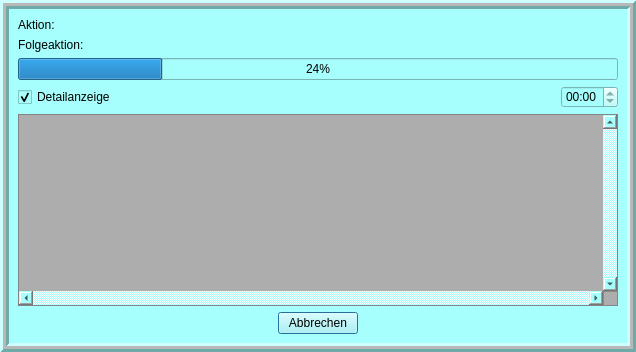
<?xml version="1.0" encoding="UTF-8"?>
<ui version="4.0">
 <class>FortschrittDialog</class>
 <widget class="QDialog" name="FortschrittDialog">
  <property name="geometry">
   <rect>
    <x>0</x>
    <y>0</y>
    <width>636</width>
    <height>355</height>
   </rect>
  </property>
  <property name="windowTitle">
   <string>Dialog</string>
  </property>
  <property name="styleSheet">
   <string notr="true">background-color: rgb(166, 255, 253);</string>
  </property>
  <layout class="QVBoxLayout" name="verticalLayout_2">
   <property name="sizeConstraint">
    <enum>QLayout::SetFixedSize</enum>
   </property>
   <property name="leftMargin">
    <number>0</number>
   </property>
   <property name="topMargin">
    <number>0</number>
   </property>
   <property name="rightMargin">
    <number>0</number>
   </property>
   <property name="bottomMargin">
    <number>0</number>
   </property>
   <item>
    <widget class="QFrame" name="frame">
     <property name="frameShape">
      <enum>QFrame::Box</enum>
     </property>
     <property name="frameShadow">
      <enum>QFrame::Raised</enum>
     </property>
     <property name="lineWidth">
      <number>3</number>
     </property>
     <property name="midLineWidth">
      <number>3</number>
     </property>
     <layout class="QVBoxLayout" name="verticalLayout">
      <item>
       <widget class="QLabel" name="aktion">
        <property name="text">
         <string>Aktion:</string>
        </property>
       </widget>
      </item>
      <item>
       <widget class="QLabel" name="folgeAktion">
        <property name="text">
         <string>Folgeaktion:</string>
        </property>
       </widget>
      </item>
      <item>
       <widget class="QProgressBar" name="progressBar">
        <property name="minimumSize">
         <size>
          <width>600</width>
          <height>0</height>
         </size>
        </property>
        <property name="value">
         <number>24</number>
        </property>
       </widget>
      </item>
      <item>
       <layout class="QHBoxLayout" name="horizontalLayout_2" stretch="0,1,0">
        <item>
         <widget class="QCheckBox" name="details">
          <property name="text">
           <string>Detailanzeige</string>
          </property>
          <property name="checked">
           <bool>true</bool>
          </property>
         </widget>
        </item>
        <item>
         <spacer name="horizontalSpacer">
          <property name="orientation">
           <enum>Qt::Horizontal</enum>
          </property>
          <property name="sizeHint" stdset="0">
           <size>
            <width>40</width>
            <height>20</height>
           </size>
          </property>
         </spacer>
        </item>
        <item>
         <widget class="QTimeEdit" name="processTime">
          <property name="readOnly">
           <bool>true</bool>
          </property>
          <property name="displayFormat">
           <string>mm:ss</string>
          </property>
         </widget>
        </item>
       </layout>
      </item>
      <item>
       <widget class="QTextEdit" name="log">
        <property name="enabled">
         <bool>true</bool>
        </property>
        <property name="minimumSize">
         <size>
          <width>600</width>
          <height>0</height>
         </size>
        </property>
        <property name="palette">
         <palette>
          <active>
           <colorrole role="Button">
            <brush brushstyle="SolidPattern">
             <color alpha="255">
              <red>173</red>
              <green>173</green>
              <blue>173</blue>
             </color>
            </brush>
           </colorrole>
           <colorrole role="Base">
            <brush brushstyle="SolidPattern">
             <color alpha="255">
              <red>173</red>
              <green>173</green>
              <blue>173</blue>
             </color>
            </brush>
           </colorrole>
           <colorrole role="Window">
            <brush brushstyle="SolidPattern">
             <color alpha="255">
              <red>173</red>
              <green>173</green>
              <blue>173</blue>
             </color>
            </brush>
           </colorrole>
          </active>
          <inactive>
           <colorrole role="Button">
            <brush brushstyle="SolidPattern">
             <color alpha="255">
              <red>173</red>
              <green>173</green>
              <blue>173</blue>
             </color>
            </brush>
           </colorrole>
           <colorrole role="Base">
            <brush brushstyle="SolidPattern">
             <color alpha="255">
              <red>173</red>
              <green>173</green>
              <blue>173</blue>
             </color>
            </brush>
           </colorrole>
           <colorrole role="Window">
            <brush brushstyle="SolidPattern">
             <color alpha="255">
              <red>173</red>
              <green>173</green>
              <blue>173</blue>
             </color>
            </brush>
           </colorrole>
          </inactive>
          <disabled>
           <colorrole role="Button">
            <brush brushstyle="SolidPattern">
             <color alpha="255">
              <red>173</red>
              <green>173</green>
              <blue>173</blue>
             </color>
            </brush>
           </colorrole>
           <colorrole role="Base">
            <brush brushstyle="SolidPattern">
             <color alpha="255">
              <red>173</red>
              <green>173</green>
              <blue>173</blue>
             </color>
            </brush>
           </colorrole>
           <colorrole role="Window">
            <brush brushstyle="SolidPattern">
             <color alpha="255">
              <red>173</red>
              <green>173</green>
              <blue>173</blue>
             </color>
            </brush>
           </colorrole>
          </disabled>
         </palette>
        </property>
        <property name="font">
         <font>
          <pointsize>8</pointsize>
         </font>
        </property>
        <property name="styleSheet">
         <string notr="true">background-color: rgb(173, 173, 173);</string>
        </property>
        <property name="verticalScrollBarPolicy">
         <enum>Qt::ScrollBarAlwaysOn</enum>
        </property>
        <property name="horizontalScrollBarPolicy">
         <enum>Qt::ScrollBarAlwaysOn</enum>
        </property>
        <property name="tabChangesFocus">
         <bool>true</bool>
        </property>
        <property name="lineWrapMode">
         <enum>QTextEdit::NoWrap</enum>
        </property>
        <property name="readOnly">
         <bool>true</bool>
        </property>
       </widget>
      </item>
      <item>
       <layout class="QHBoxLayout" name="horizontalLayout">
        <item>
         <spacer name="horizontalSpacer_2">
          <property name="orientation">
           <enum>Qt::Horizontal</enum>
          </property>
          <property name="sizeHint" stdset="0">
           <size>
            <width>40</width>
            <height>20</height>
           </size>
          </property>
         </spacer>
        </item>
        <item>
         <widget class="QPushButton" name="cancelButton">
          <property name="sizePolicy">
           <sizepolicy hsizetype="Fixed" vsizetype="Fixed">
            <horstretch>0</horstretch>
            <verstretch>0</verstretch>
           </sizepolicy>
          </property>
          <property name="text">
           <string>Abbrechen</string>
          </property>
         </widget>
        </item>
        <item>
         <spacer name="horizontalSpacer_3">
          <property name="orientation">
           <enum>Qt::Horizontal</enum>
          </property>
          <property name="sizeHint" stdset="0">
           <size>
            <width>40</width>
            <height>20</height>
           </size>
          </property>
         </spacer>
        </item>
       </layout>
      </item>
     </layout>
    </widget>
   </item>
  </layout>
 </widget>
 <resources/>
 <connections>
  <connection>
   <sender>details</sender>
   <signal>toggled(bool)</signal>
   <receiver>log</receiver>
   <slot>setVisible(bool)</slot>
   <hints>
    <hint type="sourcelabel">
     <x>119</x>
     <y>107</y>
    </hint>
    <hint type="destinationlabel">
     <x>109</x>
     <y>228</y>
    </hint>
   </hints>
  </connection>
  <connection>
   <sender>cancelButton</sender>
   <signal>clicked()</signal>
   <receiver>FortschrittDialog</receiver>
   <slot>reject()</slot>
   <hints>
    <hint type="sourcelabel">
     <x>605</x>
     <y>329</y>
    </hint>
    <hint type="destinationlabel">
     <x>641</x>
     <y>43</y>
    </hint>
   </hints>
  </connection>
 </connections>
</ui>
